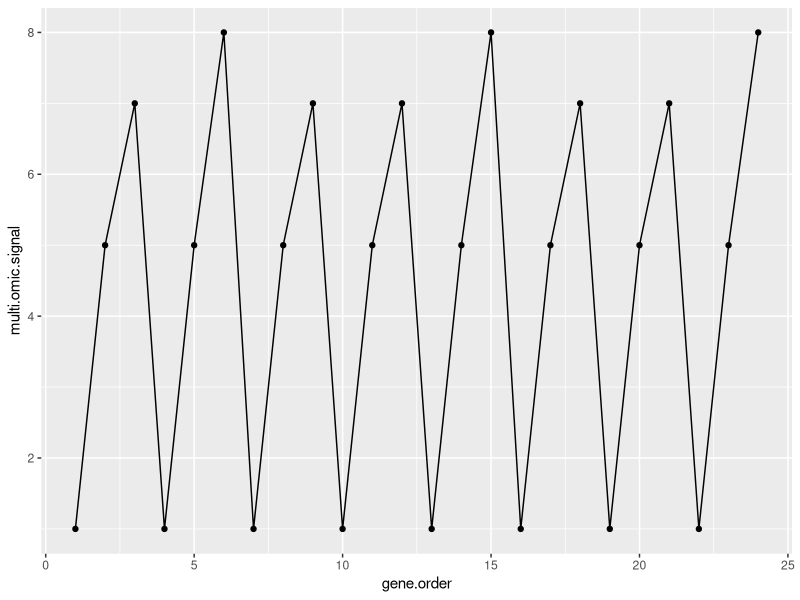
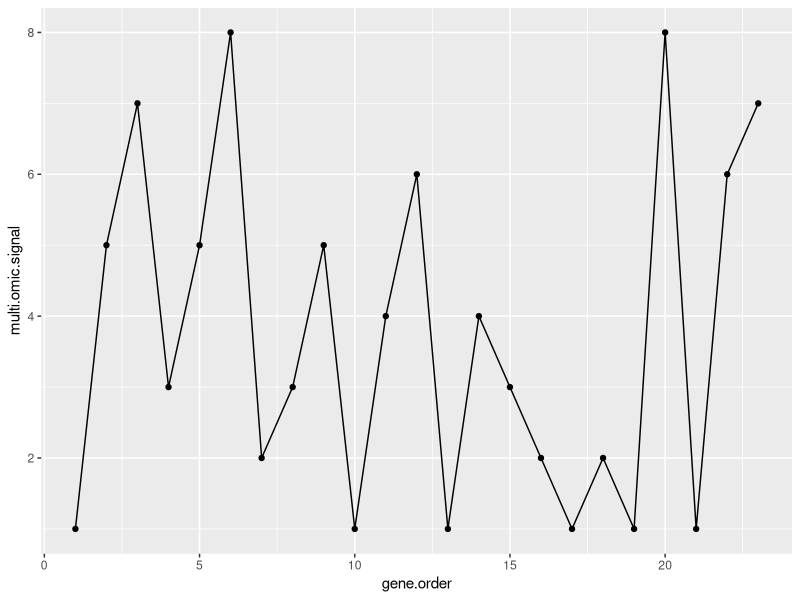

Write the R code that produced these figures, in order.
library(compiler)

oscillation.waveform.scores  <- function(altern, l.sc, t0, N, n.path){
  score.test = TRUE
  while(score.test){
    l.sc <- length(altern)
    s.q <- rep(0, l.sc-1)
    s.a <- rep(0, l.sc-1)
    flag <- 0
    count <- 1
    
    for(i in seq_len(l.sc-1))
    {
      
      if(altern[i] > altern[i+1])
      {
        s.q[i] <- -1
        s.a[i] <- abs(altern[i] - altern[i+1])
        
      }
      
      if(altern[i] < altern[i+1])
      {
        s.q[i] <- +1
        s.a[i] <- abs(altern[i] - altern[i+1])
      }
      
      if(altern[i] == altern[i+1])
      {
        s.q[i] <- 0
        s.a[i] <- 0
      }
    }
    
    
    buff.a <-  s.a[1]
    buff.q <-  s.q[1]
    
    s.s  <-  rep(NA, l.sc-1)
    s.f  <-  rep(NA, l.sc-1)
    
    l.s.q <- length(s.q)
    
    i=2
    j=1
    while(!is.na(s.q[i]))
    { 
      
      skip = FALSE
      
      l.b.q <- length(buff.q)
      l.b.a <- length(buff.a)
      
      if((s.q[i] < 0 & buff.q[l.b.q] > 0) || (s.q[i] > 0 & buff.q[l.b.q] < 0))
      {
        s.s[j] <- sum(buff.a)
        s.f[j] <- l.b.a
        j = j + 1
        buff.a <- s.a[i]
        buff.q <- s.q[i]
        i = i + 1
        skip = TRUE
      } else 
        if(s.q[i]  <= 0 & buff.q[l.b.q] <= 0 & skip == FALSE)
        {
          if(l.b.q <= t0)
          {
            buff.a <- c(buff.a, s.a[i])
            buff.q <- c(buff.q, s.q[i])
            i = i+1
            skip = TRUE
          } else
          {
            s.s[j] <- sum(buff.a)
            s.f[j] <- l.b.a
            j = j + 1
            buff.a <- s.a[i]
            buff.q <- s.q[i]
            i = i + 1
          }
          
        } else if(s.q[i] >= 0 & buff.q[l.b.q] >= 0 & skip == FALSE)
        {
          if(l.b.q <= t0)
          {
            buff.a <- c(buff.a, s.a[i])
            buff.q <- c(buff.q, s.q[i])
            i = i+1
            
          } else
          {
            
            s.s[j] <-  sum(buff.a)
            s.f[j] <-  l.b.a
            j =j +1
            buff.a <- s.a[i]
            buff.q <- s.q[i]
            i = i+ 1
          }
          
        } else {print("Something goes wrong. ")}
      
      skip = FALSE
      
    } #while
    
    
    if(length(buff.a) > 0 )
    { s.s[j] <-   sum(buff.a) 
    s.f[j] <-   length(buff.a)
    
    }
    
    s.s <- s.s[!is.na(s.s)]
    s.f <- s.f[!is.na(s.f)]
    p.w <- s.s * s.f
    p.l <- sum(s.f)
    l.s <- length(s.s)
    p.s <- 0
    for(h in seq_len(l.s))
    {
      p.s <- p.s +p.w[h]
    }
    s <- p.s/(p.l * (N-1))
    c.v <- l.s/p.l
    #print(j)
    # print(s.s)
    # print(s.f)
    score.test = FALSE
    if( s > 1 && t0 > 1)
    { 
      t0 <- t0 - 1 
      score.test = TRUE
    }
    
    
  }
  
  ret <- data.frame(score=s, m.s=mean(s.s), med.s=median(s.s), sd.s=sd(s.s),
                    m.w=mean(s.f), med.w=median(s.f),  sd.w=sd(s.f), 
                    change.w=l.s,
                    v.change.w= c.v, path.l= l.sc,
                    n.path=n.path,
                    stringsAsFactors=FALSE)
  
  colnames(ret) <- c("Oscillation/Periodicity score (osc_s)", "mean(osc_s)", "median(osc_s)", "sd(osc_s)", "multi-omic values mean(w)", "median(w)", "sd(w)", "number of changing windows", "velocity of propagation (osc_k)", "signal length", "name of the pathway")

  
  return(ret)
}


get.o.w.s.cmp = cmpfun(oscillation.waveform.scores)
name.pathway  = "pathway number X"
multi.omic.signal = c(1,5,7,1,5,8,1,5,7,1,5,7,1,5,8,1,5,7,1,5,7,1,5,8)
IOAC.bins         = 8
algo1.period.estimation = 3
get.o.w.s.cmp(multi.omic.signal, length(multi.omic.signal), algo1.period.estimation, IOAC.bins, name.pathway)

library(ggplot2)
multi.omic.signal.df <- as.data.frame(multi.omic.signal)
multi.omic.signal.df["gene.order"] <- 1:length(multi.omic.signal)
ggplot(multi.omic.signal.df, aes(x=gene.order, y=multi.omic.signal )) +
  geom_line()+
  geom_point()+
  scale_linetype_manual(values=c("twodash", "dotted"))


name.pathway  = "pathway number Y"
multi.omic.signal = c(1,5,7,3,5,8,2,3,5,1,4,6,1,4,3,2,1,2,1,8,1,6,7)
IOAC.bins         = 8
algo1.period.estimation = 3
get.o.w.s.cmp(multi.omic.signal, length(multi.omic.signal), algo1.period.estimation, IOAC.bins, name.pathway)

library(ggplot2)
multi.omic.signal.df <- as.data.frame(multi.omic.signal)
multi.omic.signal.df["gene.order"] <- 1:length(multi.omic.signal)
ggplot(multi.omic.signal.df, aes(x=gene.order, y=multi.omic.signal )) +
  geom_line()+
  geom_point()+
  scale_linetype_manual(values=c("twodash", "dotted"))

